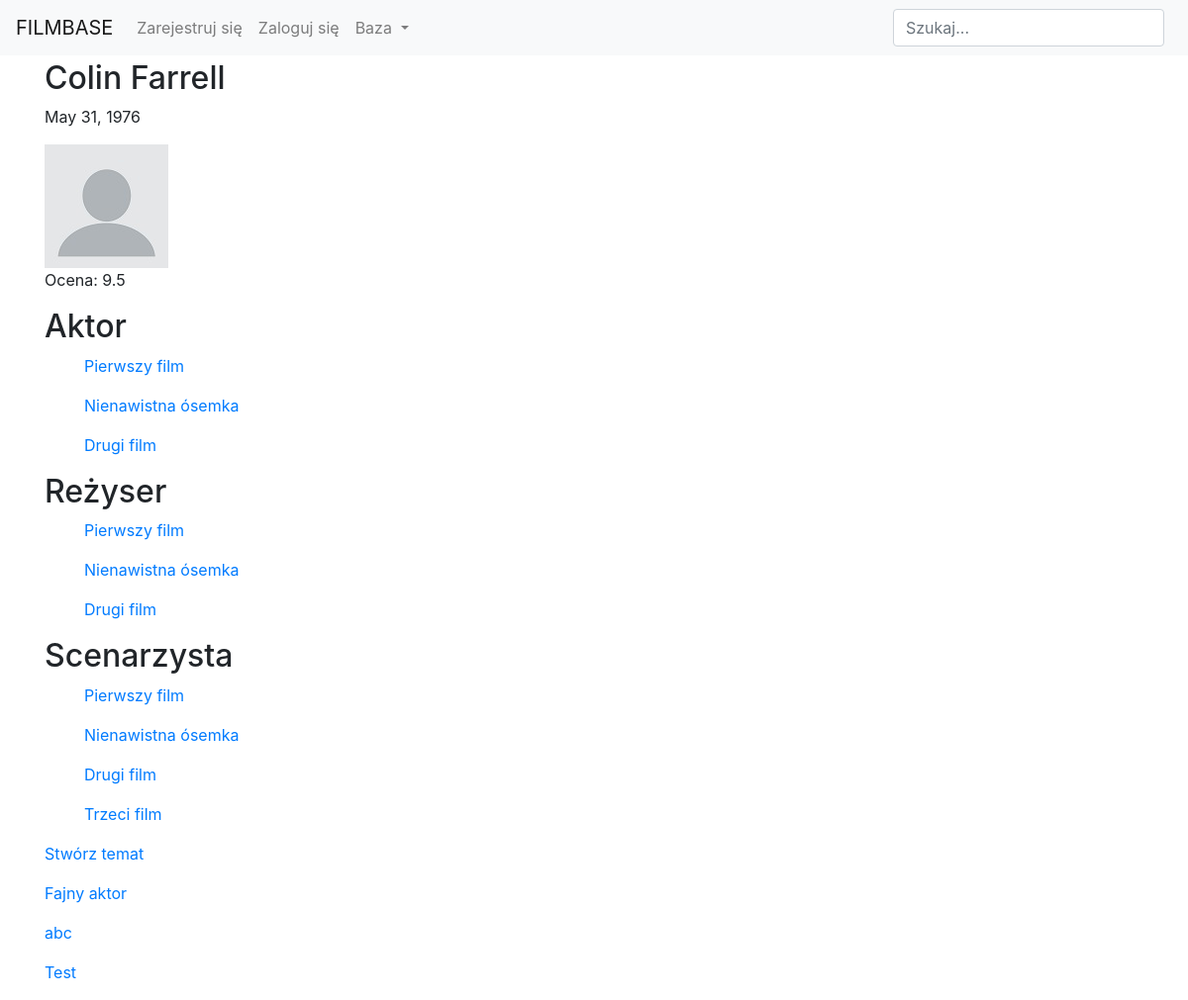
/base/person/colin-farrell/, run on the app's committed database.
### main/models.py (models this page shows, shortened)
class Person(models.Model):
    full_name = models.CharField(null=False, blank=False, max_length=100)
    date_of_birth = models.DateField(null=False, blank=False)
    slug = models.SlugField(null=True, blank=True)
    avatar = models.ImageField(default='default.jpg', null=True, blank=True)
    is_accepted = models.BooleanField(default=False)
    def get_average(self):
        rates = self.rate_set.all().values_list('choice', flat=True)
        if rates:
            average = (sum(rates))/len(rates)
            return average
        return "Brak oceny"

class Movie(models.Model):
    title = models.CharField(null=False, blank=False, max_length=100, verbose_name='Tytuł')
    description = models.CharField(null=False, blank=False, max_length=400, verbose_name='Opis')
    date_of_realease = models.DateField(null=False, blank=False, verbose_name='Data premiery')
    kind = models.CharField(null=False, blank=False, max_length=100, verbose_name='Gatunek')
    actors = models.ManyToManyField(Person, related_name='Starred_in')
    directors = models.ManyToManyField(Person, related_name='Directed')
    scenarists = models.ManyToManyField(Person, related_name='Wrote_the_script')
    slug = models.SlugField(null=True, blank=True)
    is_accepted = models.BooleanField(default=False)

### comments/models.py (models this page shows, shortened)
class Topic(models.Model):
    title = models.CharField(verbose_name='Tytuł', null=False, blank=False, max_length=250)
    content = models.TextField(verbose_name='Treść', null=False, blank=False, max_length=500)
    person = models.ForeignKey(Person, on_delete=models.CASCADE, null=True, blank=True)
    movie = models.ForeignKey(Movie, on_delete=models.CASCADE, null=True, blank=True)
    author = models.ForeignKey(User, on_delete=models.CASCADE)
    slug = models.SlugField(unique=True, null=True, blank=True)

### main/views.py (the view, shortened to what this page needs)
# urls.py: path('person/<slug:slug>/', PersonDetailView.as_view(), name='detail_person'),
class PersonDetailView(FormMixin, DetailView):
    model = Person
    template_name = 'main/detail_person.html'
    context_object_name = 'person'
    form_class = RateForm
    def get_context_data(self, **kwargs):
        context = super(PersonDetailView, self).get_context_data(**kwargs)
        if self.request.user.is_authenticated and Rate.objects.filter(person=self.object, sender=self.request.user).exists():
            context['form'] = RateForm(
            initial={
            'person': self.object,
            'choice': Rate.objects.filter(person=self.object, sender=self.request.user).first().choice })
        return context

### main/forms.py
class RateForm(forms.ModelForm):
    class Meta:
        model = Rate
        fields = ('choice',)

### main/templates/main/detail_person.html (shortened to what this page needs)
{% extends 'users/base.html' %}
{% block content %}
    <h2>{{ person.full_name }}</h2>
    <p>{{ person.date_of_birth }}</p>
    <img src="{{ person.avatar.url }}" alt="" width="125" height="125">
    <p>Ocena: {{ person.get_average }}</p>
    <h2>Aktor</h2>
    {% for movie in person.Starred_in.all %}
        <ul><a href="{% url 'detail_movie' slug=movie.slug %}">{{ movie.title }}</a></ul>
    {% endfor %}
    <h2>Reżyser</h2>
    {% for movie in person.Directed.all %}
        <ul><a href="{% url 'detail_movie' slug=movie.slug %}">{{ movie.title }}</a></ul>
    {% endfor %}
    <h2>Scenarzysta</h2>
    {% for movie in person.Wrote_the_script.all %}
        <ul><a href="{% url 'detail_movie' slug=movie.slug %}">{{ movie.title }}</a></ul>
    {% endfor %}
    <p><a href="{% url 'create_topic' slug=person.slug %}">Stwórz temat</a></p>
    {% for topic in person.topic_set.all %}
        <a href="{% url 'detail_topic' slug=person.slug topic_slug=topic.slug %}">{{ topic.title }}</a><p></p>
    {% endfor %}
{% endblock %}

### data on the page
Person: full_name "Colin Farrell", date_of_birth "May 31, 1976", avatar (placeholder picture), get_average "9.5"
Movie: title "Pierwszy film"
Movie: title "Nienawistna ósemka"
Movie: title "Drugi film"
Movie: title "Trzeci film"
Topic: title "Fajny aktor"
Topic: title "abc"
Topic: title "Test"
